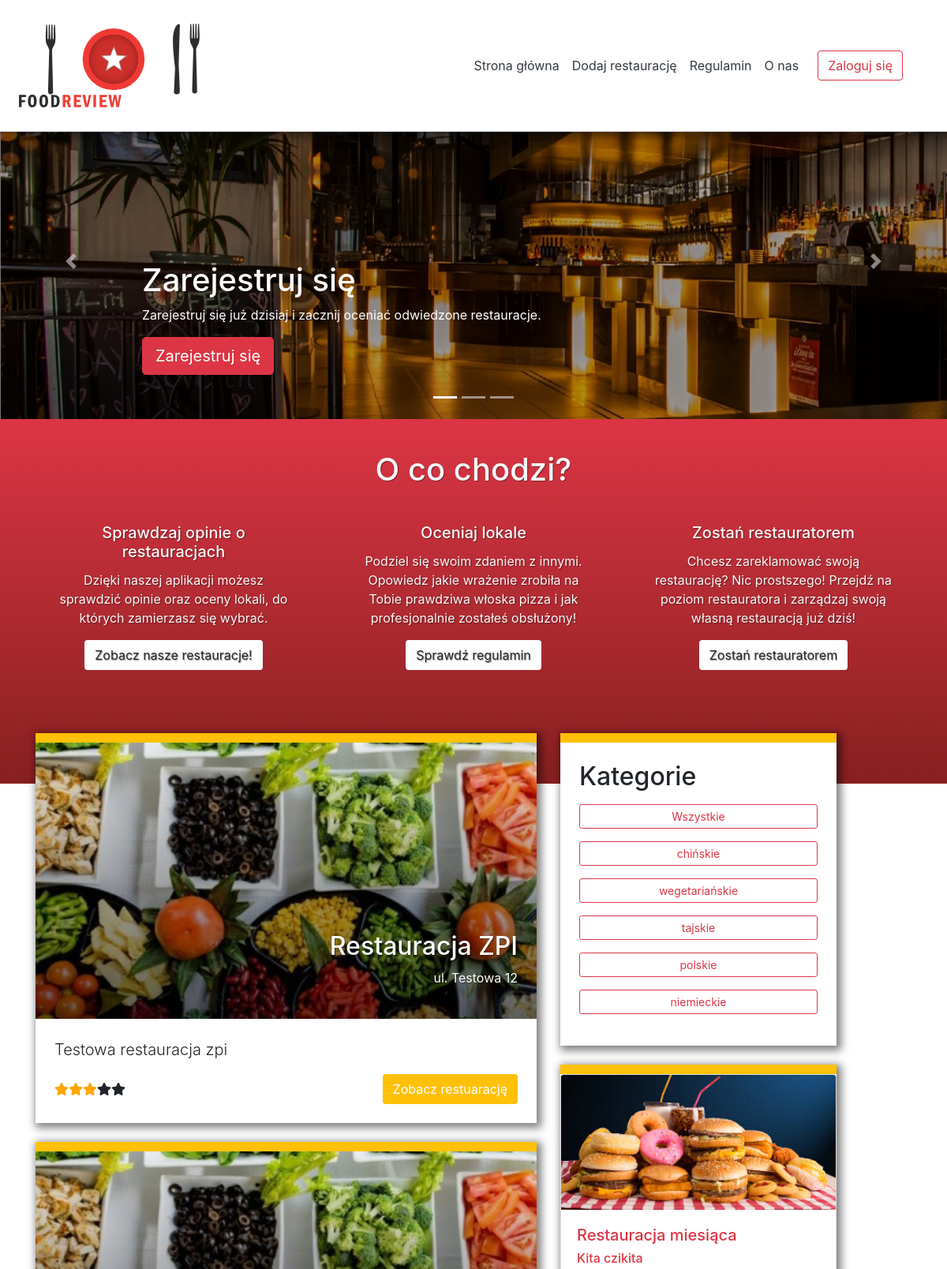
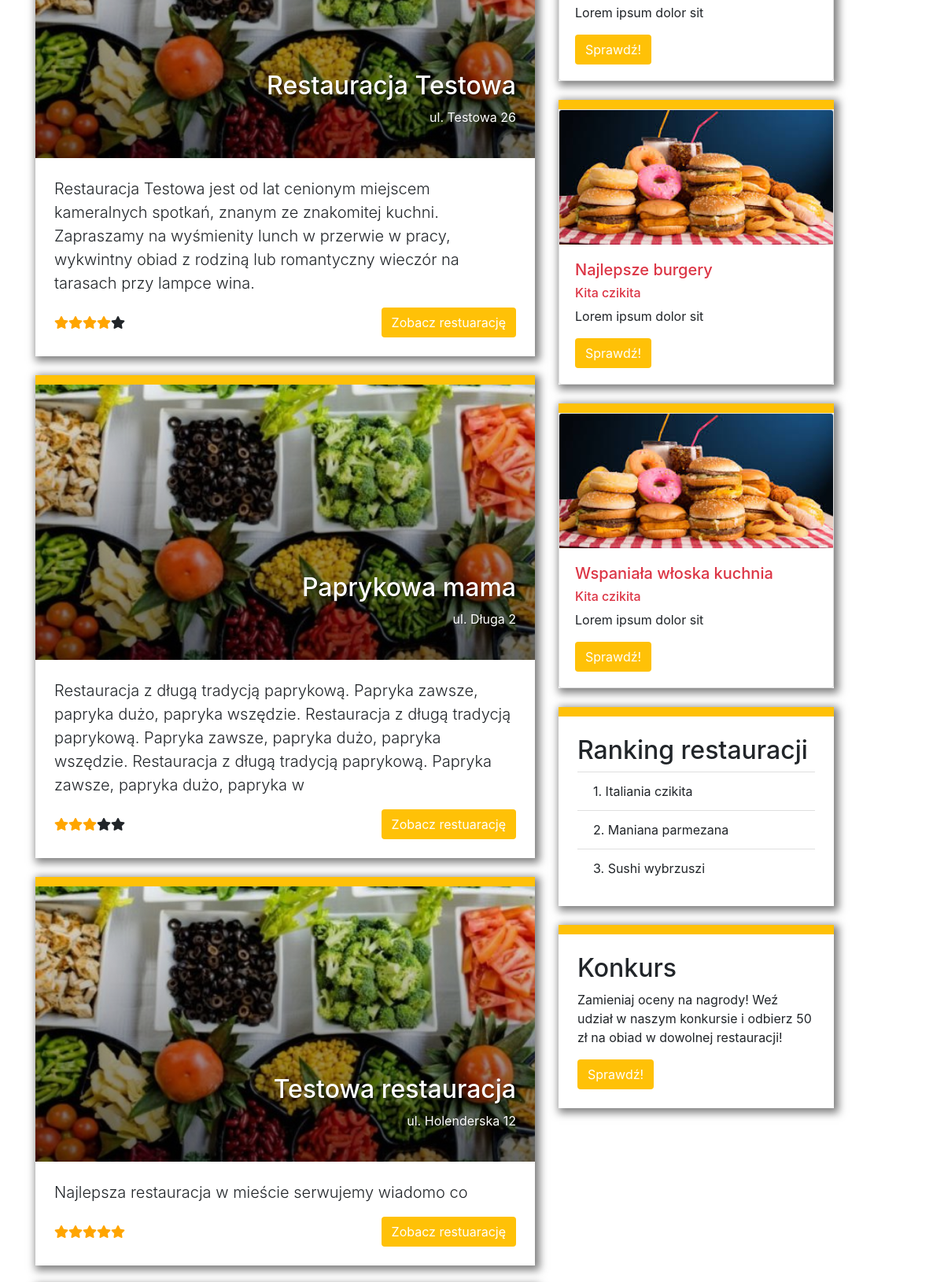
The page / (upper part) on the database its author committed (2 pictures, top to bottom).
### tables this page shows
CREATE TABLE `tbrestaurant` (
  `restaurantID` int(1) NOT NULL,
  `restaurantName` varchar(255) DEFAULT NULL,
  `restaurantDescription` varchar(255) DEFAULT NULL,
  `createdDate` timestamp NOT NULL DEFAULT CURRENT_TIMESTAMP,
  `restaurantOwner` int(1) NOT NULL,
  `mainPhotoPath` varchar(255) DEFAULT NULL,
  `addressID` int(1) NOT NULL
);

CREATE TABLE `tbaddress` (
  `addressID` int(1) NOT NULL,
  `city` varchar(255) DEFAULT NULL,
  `street` varchar(255) DEFAULT NULL,
  `buildingNumber` varchar(255) DEFAULT NULL,
  `localNumber` varchar(255) DEFAULT NULL,
  `postCode` varchar(255) DEFAULT NULL,
  `postCity` varchar(255) DEFAULT NULL
);

CREATE TABLE `tbrestauranttype` (
  `typeID` int(1) NOT NULL,
  `typeName` varchar(255) DEFAULT NULL
);

### objects/restaurant/restaurant.php (called while the page is built, shortened)
<?php
class Restaurant{
    private $conn;
    private $table_rest = "tbrestaurant";
	private $table_addr = "tbaddress";
	private $table_rate = "tbrate";
    public function __construct($db){
        $this->conn = $db;
    }
	function getRecentlyAdded($count){
		$query = "SELECT r.restaurantId, restaurantName, mainPhotoPath, restaurantDescription, street, buildingNumber,  IFNULL(AVG(rate), 0) as rating
					FROM " . $this->table_rest . " r
					JOIN " . $this->table_addr . " a ON r.addressID = a.addressID
					LEFT JOIN " . $this->table_rate . " ra ON r.restaurantID =  ra.restaurantID
					GROUP BY r.restaurantId
					ORDER BY r.createdDate DESC
					LIMIT " . $count;
		$stmt = $this->conn->prepare($query);
		$stmt->execute();
		$num = $stmt->rowCount();
		if($num>0){
			$restaurants = json_encode($stmt->fetchAll(PDO::FETCH_ASSOC));
			return $restaurants;
		}
        return false;
	}
}
?>

### objects/category/category.php (called while the page is built, shortened)
<?php
class Category{
    private $conn;
    private $table_name = "tbrestauranttype";
    public function __construct($db){
        $this->conn = $db;
    }
	function getAllCategories(){
		$query = "SELECT * FROM " . $this->table_name;
		$stmt = $this->conn->prepare($query);
		$stmt->execute();
		$num = $stmt->rowCount();
        if($num>0){
			$categories = json_encode($stmt->fetchAll(PDO::FETCH_ASSOC));
			return $categories;
		}
        return false;
	}
}
?>

### templates/content/restaurant-element.php (the view)
<div class="rest-box  b-shad b-top mb-4">
	<div class="rest-cover px-4 py-4" style="background: linear-gradient(transparent, rgba(0,0,0,0.6)),
			url('<?php if(!is_null($rest->mainPhotoPath))	echo $rest->mainPhotoPath; else echo "images/default-food.jpg";	?>');
			background-size: cover;  background-repeat: no-repeat;">
		<h2>
			<?php echo $rest->restaurantName; ?>
		</h2>
		<p>ul. <?php echo $rest->street. " " . $rest->buildingNumber; ?>  </p>
	</div>
	<div class="rest-content px-4 py-4">
		<p class="lead">
            <?php echo $rest->restaurantDescription; ?>
		</p>
		<div class="d-flex justify-content-between align-items-center">
			<div class="rating-stars">
			<?php
				for($i = 0 ; $i < round($rest->rating) ; $i++ )
					echo '<span class="fa fa-star checked"></span>';
				for($i = round($rest->rating); $i < 5 ; $i++ )
					echo '<span class="fa fa-star"></span>';
			?>
			</div>
			<a class="btn btn-rest-color" href="pages/details/index.php?id=<?php echo $rest->restaurantId; ?>">Zobacz restuarację</a>
		</div>
	</div>
</div>

### templates/content/rest-list-section.php (shortened to what this page needs)
<?php
require_once 'objects/restaurant/restaurant.php';
$database = new Database();
$db = $database -> getConnection();
$restaurant = new Restaurant($db);
?>
<section class="res-list-sec">
    <div class="container">
        <div class="row">
            <div class="col-lg-7" id="restauracje">
				<?php
				$rests = json_decode($restaurant->getRecentlyAdded(6));
				if($rests)
					foreach($rests as &$rest)
						require 'templates/content/restaurant-element.php';
				else
					echo "Brak restauracji do wyświetlenia.";
				?>
            </div>
            <div class="col-lg-4">
				<?php
				require_once 'templates/sidebars/categories_sidebar.php';
				?>
                <div class="wid-box  b-shad b-top mx-auto my-4">
                    <div class="wid-cont card">
                        <img class="card-img-top" src="/images/food.jpg" alt="Card image cap">
                        <div class="card-body">
                            <h5 class="text-danger">Restauracja miesiąca</h5>
                            <h6 class="text-danger">Kita czikita</h6>
                            <p>
                                Lorem ipsum dolor sit
                            </p>
                            <a class="btn btn-rest-color">Sprawdź!</a>
                        </div>
                    </div>
                </div>
                <div class="wid-box  b-shad b-top mx-auto my-4">
                    <div class="wid-cont card">
                        <img class="card-img-top" src="/images/food.jpg" alt="Card image cap">
                        <div class="card-body">
                            <h5 class="text-danger">Najlepsze burgery</h5>
                            <h6 class="text-danger">Kita czikita</h6>
                            <p>
                                Lorem ipsum dolor sit
                            </p>
                            <a class="btn btn-rest-color">Sprawdź!</a>
                        </div>
                    </div>
                </div>
                <div class="wid-box  b-shad b-top mx-auto my-4">
                    <div class="wid-cont card">
                        <img class="card-img-top" src="/images/food.jpg" alt="Card image cap">
                        <div class="card-body">
                            <h5 class="text-danger">Wspaniała włoska kuchnia</h5>
                            <h6 class="text-danger">Kita czikita</h6>
                            <p>
                                Lorem ipsum dolor sit
                            </p>
                            <a class="btn btn-rest-color">Sprawdź!</a>
                        </div>
                    </div>
                </div>
                <div class="wid-box  b-shad b-top mx-auto my-4">
                    <div class="wid-cont px-4 py-4">
                        <h2>Ranking restauracji</h2>
                        <ul class="list-group list-group-flush">
                            <li class="list-group-item">1. Italiania czikita</li>
                            <li class="list-group-item">2. Maniana parmezana</li>
                            <li class="list-group-item">3. Sushi wybrzuszi</li>
                        </ul>
                    </div>
                </div>
                <div class="wid-box  b-shad b-top mx-auto my-4">
                    <div class="wid-cont px-4 py-4">
                        <h2>Konkurs</h2>
                        <p>Zamieniaj oceny na nagrody! Weź udział w naszym konkursie i odbierz 50 zł na obiad w dowolnej restauracji!</p>
                        <a class="btn btn-rest-color">Sprawdź!</a>
                    </div>
                </div>
            </div>
        </div>
    </div>
</section>

### templates/sidebars/categories_sidebar.php (shortened to what this page needs)
<?php
require_once 'objects/category/category.php';
$database = new Database();
$db = $database -> getConnection();
$category = new Category($db);
?>
<div class="wid-box  b-shad b-top mx-auto">
	<div class="wid-cont px-4 py-4">
		<h2 class="mb-3">Kategorie</h2>
			<div class="form-group mt-0">
					<button class="mt-2 btn btn-sm btn-outline-danger btn-block catBtn" id="submitBtn" type="submit" onClick="reloadInfo(0)">Wszystkie</button>
			</div>
				<?php
				$categories = json_decode($category->getAllCategories());
				if($categories){
					foreach ($categories as &$cat)
						echo '<div class="form-group mt-0">
									<button class="mt-2 btn btn-sm btn-outline-danger btn-block catBtn" id="submitBtn" type="submit" onClick="reloadInfo('. $cat ->typeID .')">' . $cat ->typeName . '</button>
									</div>';
				}
				else
					echo "Brak kategorii do wyświetlenia.";
				?>
	</div>
</div>

### assets/styles/style.css (style rules this page uses)
html { font-size: 14px; }
@media (min-width: 768px) { html { font-size: 16px; } }
body { margin: 0px; min-height: 100px; }
.container { max-width: 960px; }
.b-shad { box-shadow: 3px 3px 10px 3px rgba(0, 0, 0, 0.5); }
.rest-box, .wid-box { background: white; }
.b-top { border-top: 12px solid #ffc107; }
.res-list-sec .container { position: relative; margin-top: -80px; }
.res-list-sec .b-shad { background: white; padding: 0 !important; }
.rest-cover { background: linear-gradient(transparent, rgba(0, 0, 0, 0.6)), url("../../images/food.jpg"); background-size: cover; background-repeat: no-repeat; color: white; display: flex; min-height: 350px; flex-direction: column; justify-content: flex-end; text-align: right; text-shadow: 1px 1px 1px rgba(0, 0, 0, 0.4); }
.checked { color: orange; }
.btn-rest-color { background-color: #ffc107 !important; color: white !important; transition: linear 0.2s !important; }

### rows shown on the page
tbrestaurant: restaurantName "Restauracja ZPI", addressID.street "Testowa", addressID.buildingNumber "12", restaurantDescription "Testowa restauracja zpi"
tbrestaurant: restaurantName "Restauracja Testowa", addressID.street "Testowa", addressID.buildingNumber "26", restaurantDescription "Restauracja Testowa jest od lat cenionym miejscem kameralnych spotkań, znanym ze znakomitej kuchni. Zapraszamy na wyśmienity lunch w przerwie w pracy, wykwintny obiad z rodziną lub romantyczny wieczór na tarasach przy lampce wina."
tbrestaurant: restaurantName "Paprykowa mama", addressID.street "Długa", addressID.buildingNumber "2", restaurantDescription "Restauracja z długą tradycją paprykową. Papryka zawsze, papryka dużo, papryka wszędzie. Restauracja z długą tradycją paprykową. Papryka zawsze, papryka dużo, papryka wszędzie. Restauracja z długą tradycją paprykową. Papryka zawsze, papryka dużo, papryka w"
tbrestaurant: restaurantName "Testowa restauracja", addressID.street "Holenderska", addressID.buildingNumber "12", restaurantDescription "Najlepsza restauracja w mieście serwujemy wiadomo co"
tbrestauranttype: typeName "chińskie"
tbrestauranttype: typeName "wegetariańskie"
tbrestauranttype: typeName "tajskie"
tbrestauranttype: typeName "polskie"
tbrestauranttype: typeName "niemieckie"
